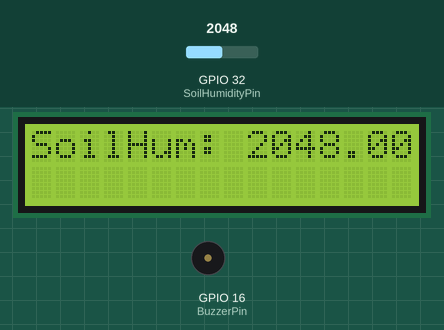
This sketch was run on a simulated ESP32. Parts: 16×2 character LCD, buzzer (waves = sounding). The inputs (shaded band) are chosen by the test bench; at power-on: GPIO 32 (SoilHumidityPin) = 2048.

Above: at 1.2 s.
1.3 s: GPIO 32 (SoilHumidityPin) set to 208
At 2.0 s:
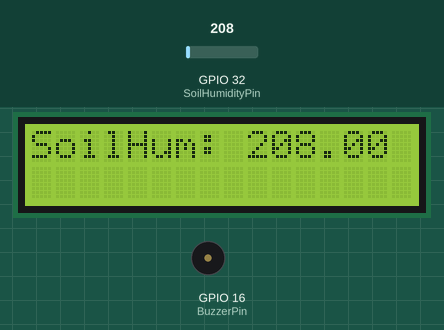
4.4 s: GPIO 32 (SoilHumidityPin) set to 190
At 4.89 s:
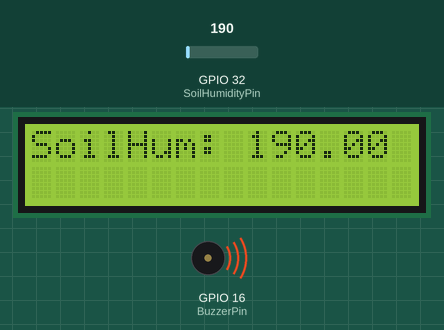
7.5 s: GPIO 32 (SoilHumidityPin) set to 0
At 8.7 s:
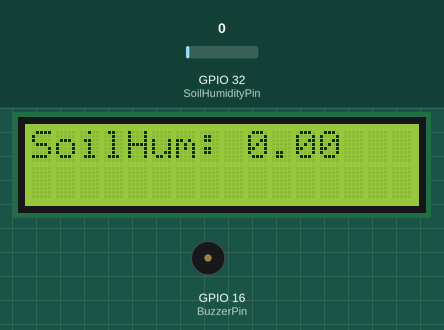
Timing chart, 0 to 15.5 s (numbered marks = the images above; inputs shaded):
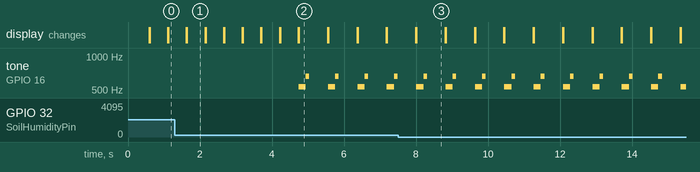

Measured:
- the behaviour switches between 201 and 200 on GPIO 32 (SoilHumidityPin) (found by bisection; images 1 and 2)
- after the input at 1.3 s, the display: first differs from a run without the input after 0.34 s (image 1)
- after the input at 4.4 s, tone on GPIO 16 (BuzzerPin): silent → 532 Hz after 0.34 s, then repeats every 0.82 s: 659 Hz 0.10 s, silent 0.52 s, 532 Hz 0.20 s; the display: first differs from a run without the input after 0.34 s (image 2)
- after the input at 7.5 s, the display: first differs from a run without the input after 0.51 s (image 3)
- what the display in image 1 shows lasts 0.5 s, from 1.6 s to 2.1 s
- what the display in image 2 shows lasts 0.8 s, from 4.7 s to 5.5 s

The sketch:

8.2Soil-Humidity-Testing-System.ino
```cpp
#include <LiquidCrystal_I2C.h>

#define BuzzerPin 16
#define SoilHumidityPin 32

LiquidCrystal_I2C lcd(0x27,16,2);

void setup() {

  pinMode(BuzzerPin,OUTPUT);
  pinMode(SoilHumidityPin,INPUT);

  lcd.init();
  lcd.backlight();
  lcd.clear();

}

void loop() {

  float shvalue = analogRead(SoilHumidityPin);

  lcd.setCursor(0, 0);
  lcd.print("SoilHum:");
  lcd.setCursor(9, 0);
  lcd.print(shvalue);

  //When the detected value is lower than the set threshold, the buzzer emits sound
  if(200 >= shvalue)
  {
    tone(BuzzerPin,532);
    delay(100);
    tone(BuzzerPin,532);
    delay(100);
    tone(BuzzerPin,659);
    delay(100);
    noTone(BuzzerPin);  //Stop alarming
  }
  delay(500);
  lcd.clear();
}
```
